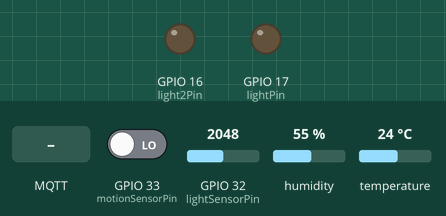
This sketch was run on a simulated ESP32. Shown: output pins drawn as LEDs (lit = HIGH). The inputs (shaded band) are chosen by the test bench; at power-on: GPIO 32 (lightSensorPin) = 2048, GPIO 33 (motionSensorPin) LOW, humidity 55 %, temperature 24 °C. WiFi joins after 1.5 s; servers stay silent unless stated; no MQTT or app messages arrive unless stated; what the sketch prints to the serial monitor is not drawn.

Above: at 4.2 s.
4.3 s: MQTT message "on" arrives on the first subscribed topic
At 5.5 s:
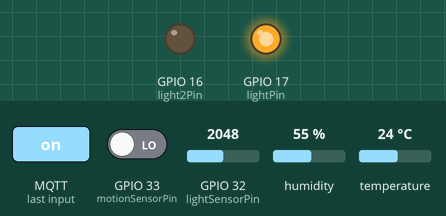
5.8 s: MQTT message "on" arrives on the second subscribed topic
At 7.0 s:
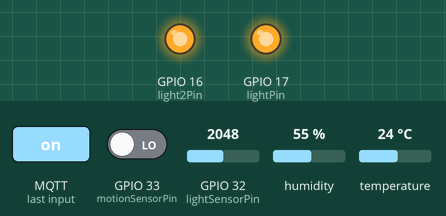
7.3 s: MQTT message "esp32/control/light" arrives on the first subscribed topic
At 7.7 s:
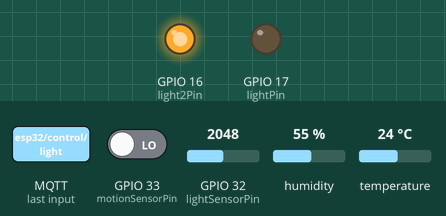
10.8 s: MQTT message "esp32/control/light" arrives on the second subscribed topic
At 11.9 s:
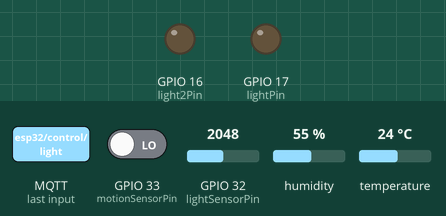
Timing chart, 0 to 13.8 s (numbered marks = the images above; inputs shaded):
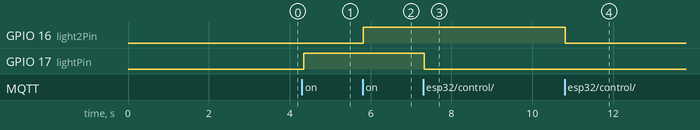

Measured:
- after the input at 4.3 s, GPIO 17 (lightPin): LOW → HIGH at once
- after the input at 5.8 s, GPIO 16 (light2Pin): LOW → HIGH at once
- after the input at 7.3 s, GPIO 17 (lightPin): HIGH → LOW at once
- after the input at 10.8 s, GPIO 16 (light2Pin): HIGH → LOW at once

The sketch:

esp32_sensor_debug.ino
```cpp
// ESP32 Sensor Debug Test - Upload này lên ESP32 để test sensors
#include <WiFi.h>
#include <PubSubClient.h>
#include <DHT.h>
#include <WiFiClientSecure.h>
#include <ArduinoJson.h>

// Paste your CA certificate here
const char* ca_cert = R"EOF(
-----BEGIN CERTIFICATE-----
MIIDrzCCApegAwIBAgIQCDvgVpBCRrGhdWrJWZHHSjANBgkqhkiG9w0BAQUFADBh
MQswCQYDVQQGEwJVUzEVMBMGA1UEChMMRGlnaUNlcnQgSW5jMRkwFwYDVQQLExB3
d3cuZGlnaWNlcnQuY29tMSAwHgYDVQQDExdEaWdpQ2VydCBHbG9iYWwgUm9vdCBD
QTAeFw0wNjExMTAwMDAwMDBaFw0zMTExMTAwMDAwMDBaMGExCzAJBgNVBAYTAlVT
MRUwEwYDVQQKEwxEaWdpQ2VydCBJbmMxGTAXBgNVBAsTEHd3dy5kaWdpY2VydC5j
b20xIDAeBgNVBAMTF0RpZ2lDZXJ0IEdsb2JhbCBSb290IENBMIIBIjANBgkqhkiG
9w0BAQEFAAOCAQ8AMIIBCgKCAQEA4jvhEXLeqKTTo1eqUKKPC3eQyaKl7hLOllsB
CSDMAZOnTjC3U/dDxGkAV53ijSLdhwZAAIEJzs4bg7/fzTtxRuLWZscFs3YnFo97
nh6Vfe63SKMI2tavegw5BmV/Sl0fvBf4q77uKNd0f3p4mVmFaG5cIzJLv07A6Fpt
43C/dxC//AH2hdmoRBBYMql1GNXRor5H4idq9Joz+EkIYIvUX7Q6hL+hqkpMfT7P
T19sdl6gSzeRntwi5m3OFBqOasv+zbMUZBfHWymeMr/y7vrTC0LUq7dBMtoM1O/4
gdW7jVg/tRvoSSiicNoxBN33shbyTApOB6jtSj1etX+jkMOvJwIDAQABo2MwYTAO
BgNVHQ8BAf8EBAMCAYYwDwYDVR0TAQH/BAUwAwEB/zAdBgNVHQ4EFgQUA95QNVbR
TLtm8KPiGxvDl7I90VUwHwYDVR0jBBgwFoAUA95QNVbRTLtm8KPiGxvDl7I90VUw
DQYJKoZIhvcNAQEFBQADggEBAMucN6pIExIK+t1EnE9SsPTfrgT1eXkIoyQY/Esr
hMAtudXH/vTBH1jLuG2cenTnmCmrEbXjcKChzUyImZOMkXDiqw8cvpOp/2PV5Adg
06O/nVsJ8dWO41P0jmP6P6fbtGbfYmbW0W5BjfIttep3Sp+dWOIrWcBAI+0tKIJF
PnlUkiaY4IBIqDfv8NZ5YBberOgOzW6sRBc4L0na4UU+Krk2U886UAb3LujEV0ls
YSEY1QSteDwsOoBrp+uvFRTp2InBuThs4pFsiv9kuXclVzDAGySj4dzp30d8tbQk
CAUw7C29C79Fv1C5qfPrmAESrciIxpg0X40KPMbp1ZWVbd4=
-----END CERTIFICATE-----
)EOF";

// WiFi credentials
const char* ssid = "LittleBoiz";
const char* password = "10102004";

// MQTT broker (EMQX - Your secure broker)
const char* mqttServer = "vdd11821.ala.us-east-1.emqxsl.com";
const int mqttPort = 8883;
const char* mqttUser = "octiu123";
const char* mqttPassword = "octiu123";

// DHT setup for ESP32
#define DHTPIN 15  // GPIO15 on ESP32 (DHT11)
#define DHTTYPE DHT11
DHT dht(DHTPIN, DHTTYPE);

// ESP32 Pin Configuration
const int lightPin = 17;           // GPIO17 (Light 1 control)
const int light2Pin = 16;          // GPIO16 (Light 2 control)
const int lightSensorPin = 32;     // GPIO36 (Light sensor - LDR)
const int motionSensorPin = 33;    // GPIO33 (PIR motion sensor)

WiFiClientSecure Tuan_1;
PubSubClient client(Tuan_1);

// Variables
bool motionDetected = false;
unsigned long lastMotionTime = 0;
unsigned long sensorInterval = 2000; // Reduced from 3000ms to 2000ms - send sensor data every 2 seconds
unsigned long lastSensorRead = 0;

void setup() {
  Serial.begin(115200);
  delay(1000);
  Serial.println("\n\n🚀 ESP32 SENSOR DEBUG TEST 🚀");
  Serial.println("==============================");

  // Initialize pins
  pinMode(lightPin, OUTPUT);
  pinMode(light2Pin, OUTPUT);
  pinMode(lightSensorPin, INPUT);
  pinMode(motionSensorPin, INPUT);

  // Set initial states
  digitalWrite(lightPin, LOW);
  digitalWrite(light2Pin, LOW);

  // Test light sensors at startup
  Serial.println("🔍 Testing sensors at startup...");

  // Test motion sensor
  Serial.print("📱 Motion Sensor (GPIO33): ");
  Serial.println(digitalRead(motionSensorPin) ? "HIGH" : "LOW");

  // Test light sensor
  Serial.print("💡 Light Sensor (GPIO36): ");
  Serial.println(analogRead(lightSensorPin));

  Serial.println("==============================");

  // Initialize DHT sensor
  dht.begin();
  delay(500); // Reduced from 2000ms to 500ms

  // Setup WiFi and MQTT
  setupWiFi();
  Tuan_1.setCACert(ca_cert);
  client.setServer(mqttServer, mqttPort);
  client.setCallback(mqttCallback);

  Serial.println("✅ ESP32 sensor debug setup completed!");
  Serial.println("📊 Starting sensor monitoring...");
}

void setupWiFi() {
  Serial.print("🌐 Connecting to WiFi");
  WiFi.begin(ssid, password);
  while (WiFi.status() != WL_CONNECTED) {
    delay(250);  // Reduced from 500ms to 250ms
    Serial.print(".");
  }
  Serial.println("\n✅ WiFi connected");
  Serial.print("📶 IP Address: ");
  Serial.println(WiFi.localIP());
}

void mqttCallback(char* topic, byte* payload, unsigned int length) {
  String msg;
  for (unsigned int i = 0; i < length; i++) {
    msg += (char)payload[i];
  }

  Serial.print("📡 MQTT [");
  Serial.print(topic);
  Serial.print("]: ");
  Serial.println(msg);

  // ESP32 Light Controls - Process immediately for fast response
  if (String(topic) == "esp32/control/light") {
    bool isOn = (msg == "on");
    digitalWrite(lightPin, isOn ? HIGH : LOW);
    client.publish("esp32/status/light", isOn ? "on" : "off");
    Serial.print("💡 Light 1 (GPIO17): ");
    Serial.println(isOn ? "ON" : "OFF");

  } else if (String(topic) == "esp32/control/light2") {
    bool isOn = (msg == "on");
    digitalWrite(light2Pin, isOn ? HIGH : LOW);
    client.publish("esp32/status/light2", isOn ? "on" : "off");
    Serial.print("💡 Light 2 (GPIO16): ");
    Serial.println(isOn ? "ON" : "OFF");
  }
}

void reconnect() {
  while (!client.connected()) {
    Serial.print("🔌 Attempting MQTT connection...");
    if (client.connect("ESP32_SensorDebug", mqttUser, mqttPassword)) {
      Serial.println("✅ MQTT connected");

      // Subscribe to control topics
      client.subscribe("esp32/control/light");
      client.subscribe("esp32/control/light2");

      Serial.println("📡 Subscribed to control topics");
    } else {
      Serial.print("❌ MQTT failed, rc=");
      Serial.print(client.state());
      Serial.println(". Retrying in 2s");
      delay(2000);  // Reduced from 5000ms to 2000ms
    }
  }
}

void readSensors() {
  Serial.println("\n=== 📊 SENSOR READING ===");

  // Read DHT11 sensor
  float humidity = dht.readHumidity();
  float temperature = dht.readTemperature();

  // Read light sensor with fewer samples for faster response
  long lightSum = 0;
  for(int i = 0; i < 3; i++) {  // Reduced from 5 to 3 samples
    lightSum += analogRead(lightSensorPin);
    delay(5);  // Reduced from 10ms to 5ms
  }
  int lightLevel = lightSum / 3; // Average of 3 readings
  int lightLux = map(lightLevel, 0, 4095, 0, 1000); // Convert to lux approximation

  // Read motion sensor with improved detection
  bool currentMotion = digitalRead(motionSensorPin);
  if (currentMotion && !motionDetected) {
    motionDetected = true;
    lastMotionTime = millis();
    Serial.println("🚶 MOTION DETECTED!");
  } else if (!currentMotion && (millis() - lastMotionTime > 5000)) {
    // Clear motion after 5 seconds of no detection
    if (motionDetected) {
      Serial.println("👻 Motion cleared");
    }
    motionDetected = false;
  }

  // Debug sensor readings
  Serial.print("🌡️  Temperature: ");
  if (!isnan(temperature)) {
    Serial.print(temperature);
    Serial.println("°C");
  } else {
    Serial.println("ERROR - Check DHT11 wiring!");
  }

  Serial.print("💧 Humidity: ");
  if (!isnan(humidity)) {
    Serial.print(humidity);
    Serial.println("%");
  } else {
    Serial.println("ERROR - Check DHT11 wiring!");
  }

  Serial.print("📱 Motion (GPIO33): ");
  Serial.print(currentMotion ? "TRIGGERED" : "CLEAR");
  Serial.print(" (State: ");
  Serial.print(motionDetected ? "DETECTED" : "NONE");
  Serial.println(")");

  Serial.print("💡 Light (GPIO36): ");
  Serial.print(lightLevel);
  Serial.print(" raw (");
  Serial.print(lightLux);
  Serial.println(" lux)");

  // Create JSON payload with both formats for compatibility
  StaticJsonDocument<200> doc;
  doc["temperature"] = isnan(temperature) ? 0 : temperature;
  doc["humidity"] = isnan(humidity) ? 0 : humidity;
  doc["motion"] = motionDetected ? 1 : 0;
  doc["light_level"] = lightLux;

  String jsonPayload;
  serializeJson(doc, jsonPayload);

  // Also create CSV format for backup compatibility
  String csvPayload = String(motionDetected ? 1 : 0) + "," +
                     String(isnan(humidity) ? 0 : humidity) + "," +
                     String(lightLux) + "," +
                     String(isnan(temperature) ? 0 : temperature);

  // Publish both formats
  bool jsonPublished = client.publish("esp32/sensors", jsonPayload.c_str());
  bool csvPublished = client.publish("esp32/sensors_csv", csvPayload.c_str());

  Serial.print("📡 JSON Payload: ");
  Serial.println(jsonPayload);
  Serial.print("📡 CSV Payload: ");
  Serial.println(csvPayload);
  Serial.print("📤 JSON Published: ");
  Serial.println(jsonPublished ? "✅ SUCCESS" : "❌ FAILED");
  Serial.print("📤 CSV Published: ");
  Serial.println(csvPublished ? "✅ SUCCESS" : "❌ FAILED");
  Serial.println("========================");
}

void loop() {
  if (!client.connected()) {
    reconnect();
  }
  client.loop();

  // Read and publish sensor data every 2 seconds
  if (millis() - lastSensorRead >= sensorInterval) {
    readSensors();
    lastSensorRead = millis();
  }

  delay(50); // Reduced from 100ms to 50ms for faster response
}
```

esp8266_iot_control.ino
```cpp

```
